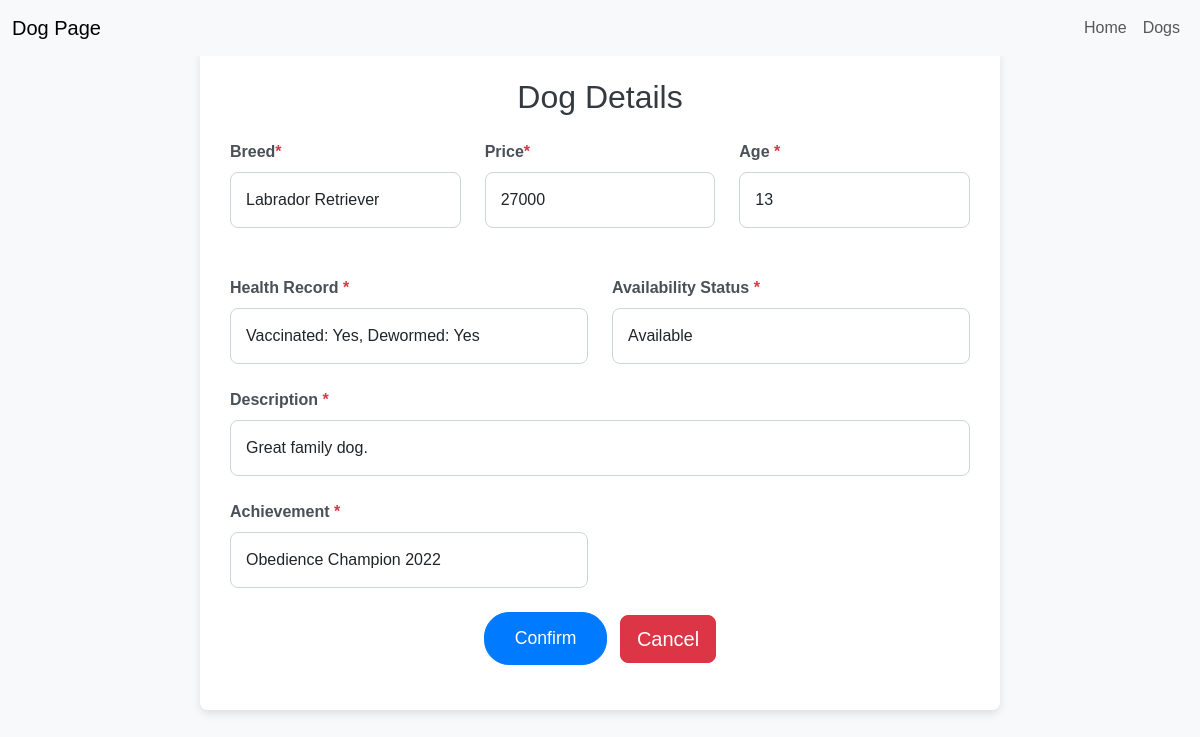
Page /edit_dog/8 on the committed database.
### app.py (models this page shows)
class Pet(db.Model):
    __tablename__ = 'pet'
    pet_id = db.Column(db.Integer, primary_key=True)
    breed = db.Column(db.String(50), nullable=False)
    age_months = db.Column(db.Integer, nullable=False)
    health_records = db.Column(db.String(200))
    price = db.Column(db.Numeric, nullable=False)
    availability_status = db.Column(db.String(20))
    achivement = db.Column(db.String(200))
    image = db.Column(db.String(255))
    description = db.Column(db.String(200))

### app.py (the view, shortened to what this page needs)
@app.route('/edit_dog/<int:pet_id>', methods=['POST', 'GET'])
def edit_dog(pet_id):
    pet = db.session.query(Pet).filter_by(pet_id=pet_id).first()
    if not pet:
        flash("Pet not found", "error")
        return redirect(url_for('admin'))
    return render_template('edit_dog.html',pet=pet)

### app.py (called while the page is built)
@app.teardown_appcontext
def shutdown_session(exception=None):
    try:
        db.session.remove()
    except OperationalError:
        pass

@app.before_request
def ensure_fresh_session():
    if not session.get('initialized'):
        session.clear()
        session['initialized'] = True

### templates/edit_dog.html (shortened to what this page needs)
<!DOCTYPE html>
<html lang="en">
<head>
  <link href="https://cdn.jsdelivr.net/npm/bootstrap@5.3.3/dist/css/bootstrap.min.css" rel="stylesheet">
</head>
<body>
    <nav class="navbar navbar-expand-lg navbar-light bg-light fixed-top">
        <div class="container-fluid">
            <span class="navbar-brand mb-0 h1">Dog Page</span>
            <div class="collapse navbar-collapse" id="navbarNav">
                <ul class="navbar-nav ms-auto">
                    <li class="nav-item">
                        <a class="nav-link" href="#"> Home</a>
                    </li>
                    <li class="nav-item">
                        <a class="nav-link" href="{{ url_for('home') }}">Dogs</a>
                    </li>
                </ul>
            </div>
        </div>
    </nav>
  <div class="container mt-5">
    <h1 class="text-center mb-4">Dog Details</h1>
    <form action="{{ url_for('edit_dog', pet_id=pet.pet_id) }}" method="POST" class="mt-4">
      <div class="row g-4">
        <div class="col-md-4">
          <label for="breed" class="form-label">Breed<span class="text-danger">*</span></label>
          <input type="text" class="form-control" id="breed" name="breed" value="{{ pet.breed }}" required>
        </div>
        <div class="col-md-4">
            <label for="price" class="form-label">Price<span class="text-danger">*</span></label>
            <input type="text" class="form-control" id="price" name="price" value="{{ pet.price | round(0) }}" required>
        </div>
        <div class="col-md-4">
          <label for="age" class="form-label">Age <span class="text-danger">*</span></label>
          <input type="text" class="form-control" id="age" name="age" value="{{pet.age_months}}" required>
        </div>
        <div class="col-md-6">
          <label for="Health_Record" class="form-label">Health Record <span class="text-danger">*</span></label>
          <input type="Health_Record" class="form-control" id="Health_Record" name="Health_Record" value="{{pet.health_records}}" required>
        </div>
        <div class="col-md-6">
          <label for="Availability" class="form-label">Availability Status <span class="text-danger">*</span></label>
          <input type="text" class="form-control" id="Availability" name="Availability" value="{{pet.availability_status}}" required>
        </div>
        <div class="col-12">
          <label for="description" class="form-label">Description <span class="text-danger">*</span></label>
          <input type="description" class="form-control" id="description" name="description" value="{{pet.description}}" required>
          </div>
        <div class="col-md-6">
          <label for="achivement" class="form-label">Achievement <span class="text-danger">*</span></label>
          <input type="achivement" class="form-control" id="achivement" name="achivement" value="{{pet.achivement}}" required>
        </div>
        <div class="col-12 text-center">
          <button type="submit" class="btn btn-primary btn-lg">Confirm</button>
          <a href="{{ url_for('admin') }}" class="btn btn-danger btn-lg ms-2">Cancel</a>
        </div>
      </div>
    </form>
  </div>
</body>
</html>

### templates/edit_dog.html (style rules this page uses)
body { background-color: #f8f9fa; font-family: 'Arial', sans-serif; }
.container { max-width: 800px; background-color: #ffffff; padding: 30px; border-radius: 8px; box-shadow: 0 4px 8px rgba(0, 0, 0, 0.1); }
h1 { font-size: 2rem; color: #343a40; }
.form-label { font-weight: bold; color: #495057; }
.btn-primary { background-color: #007bff; border-color: #007bff; padding: 12px 30px; font-size: 1.1rem; border-radius: 25px; }
.form-control, textarea { border-radius: 8px; box-shadow: none; border-color: #ced4da; padding: 15px; }
.row { margin-bottom: 15px; }

### rows in the picture
Pet: breed "Labrador Retriever", price "27000", age "13", Health_Record "Vaccinated: Yes, Dewormed: Yes", Availability "Available", description "Great family dog.", achivement "Obedience Champion 2022"
